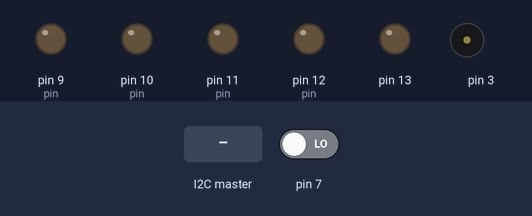
This sketch was run on a simulated Arduino Uno, built with avr-gcc and run on an emulated ATmega328P. Parts: output pins drawn as LEDs (lit = HIGH), buzzer (waves = sounding). Inputs (shaded band) come from the test bench; at power-on: pin 7 LOW.

Above: at 1.2 s.
1.3 s: the I2C master sends the byte 1
At 2.17 s:
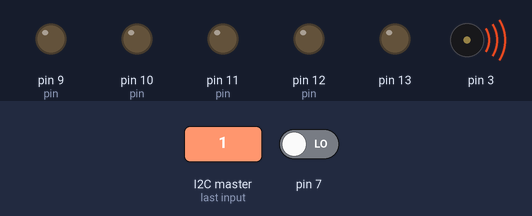
3.8 s: the I2C master sends the byte 2
At 5.9 s:
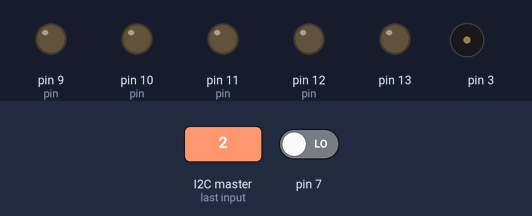
Timing chart, 0 to 7.8 s (numbered marks = the images above; inputs shaded):
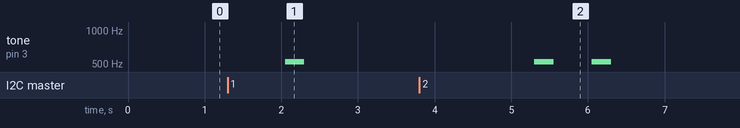

The sketch:

TP_Simon_Slave.ino
```cpp
#include <Wire.h>

const byte MAX = 100;
const byte ESCLAVO = 1;

//Las variables que se modifican en interrupciones
//deben ser de tipo volatile
volatile boolean recibido = false;

byte secuencia[MAX];
int i=0;
volatile char acierto='f';

void setup()
{
  Wire.begin(ESCLAVO); //Inicio como esclavo
  DDRD=B00000000;
  DDRB=B111110;
  PORTB=B000000;
  //La función a ejecutar al recibir datos
  Wire.onReceive(atenderOrden);
  //La función a ejecutar al recibir solicitudes
  Wire.onRequest(atenderPeticion);

}

void loop()
{
  if (recibido==true){
    // Espera a que se reciba la secuencia del Arduino maestro
    reproducirSecuencia();
    jugar();
    recibido=false;
  }
}

//detecta los botones que pulsa el jugador
//guarda la secuencia, la compara con la del master
//si es distinta acierto toma el valor f
void jugar(){
  char pulso='0';
  char secuenciaJugador[i];
  int j=0;
  while (j < i) {
    while ((digitalRead(7) && digitalRead(6) &&
             digitalRead(5) && digitalRead(4) &&
             digitalRead(2))) {
      // Espera a que se pulse un botón
    }
    if (!digitalRead(7)) {
      pulso = '1';
    }else if (!digitalRead(6)) {
      pulso = '2';
    }else if (!digitalRead(5)) {
      pulso = '3';
    }else if (!digitalRead(4)) {
      pulso = '4';
    }else if (!digitalRead(2)) {
      pulso = '5';
    }
    luzYSonido(pulso);
    delay(500);
    secuenciaJugador[j] = pulso;
    j++;
  }
  acierto='v';
  for(int j=0;j<i;j++){
    if(secuencia[j]!=secuenciaJugador[j]){
      acierto='f';
    }
  }
}

//envia el resultado de la comparacion de las secuencias
void atenderPeticion(){
  Wire.write(acierto);
  recibido=true;
}

//Copia la secuencia que llega del master
//Si llega t significa que el juego termino y borra la secuencia
void atenderOrden(int k){
  while (Wire.available() > 0)
  {
    secuencia[i] = Wire.read();
    i++;
  }
  if(secuencia[i-1]=='t'){
    for(int j=0;j<i;j++){
      secuencia[j]=NULL;
    }
    i=0;
  }else{
    recibido=true;
  }
}

//reproduce la secuencia que llega del master
void reproducirSecuencia(){
  for(int j=0;j<i;j++){
    luzYSonido(secuencia[j]);
    delay(500);
  }
}

//prende el led y genera la nota correspondiente
void luzYSonido(char led){
  int pin=pines(led);
  digitalWrite(pin,1);
  switch (led){
    case '1':tone(3,523.25,250);break;
    case '2':tone(3,587.33,250);break;
    case '3':tone(3,659.26,250);break;
    case '4':tone(3,698.46,250);break;
    case '5':tone(3,783.99,250);break;
    default:noTone(3);
  }
  delay(250);
  digitalWrite(pin,0);
}

//Da la direccion real del led
int pines(char led){
  int pin;
  switch(led){
    case '1':pin=8;break;
    case '2':pin=9;break;
    case '3':pin=10;break;
    case '4':pin=11;break;
    case '5':pin=12;break;
    default:pin=-1;
  }
  return pin;
}

  
```

Measured:
- after the input at 1.3 s, tone on pin 3: silent → 523 Hz after 0.75 s, → silent 0.25 s later
- after the input at 3.8 s, tone on pin 3: alternates 523 Hz for 0.25 s and silent for 0.50 s, 4 changes in all, then stays silent, starting after 1.5 s
